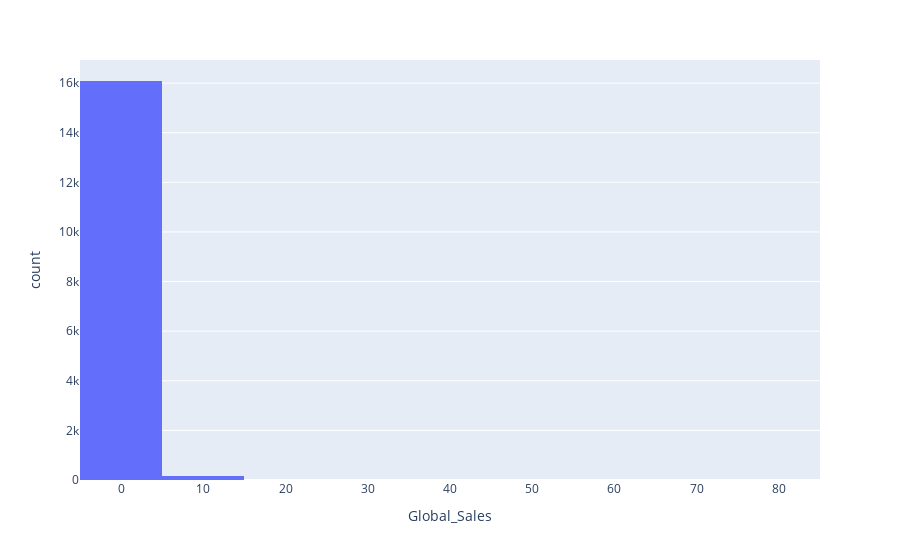

The notebook cell saved with this chart:
### Code cell
histo_fig

### Figure 1 — Plotly figure (JSON) as saved in the notebook; plotly's stock layout.template omitted (floating-point values rounded to 4 significant figures; data arrays with more than 128 entries replaced by an {"elided": "..."} marker saying what was removed)
{"data": [{"alignmentgroup": "True", "bingroup": "x", "hovertemplate": "Global_Sales=%{x}<br>count=%{y}<extra></extra>", "legendgroup": "", "marker": {"color": "#636efa", "pattern": {"shape": ""}}, "name": "", "nbinsx": 10, "offsetgroup": "", "orientation": "v", "showlegend": false, "type": "histogram", "x": {"elided": "16291 float values"}, "xaxis": "x", "yaxis": "y"}], "layout": {"barmode": "relative", "legend": {"tracegroupgap": 0}, "margin": {"t": 60}, "xaxis": {"anchor": "y", "domain": [0, 1], "title": {"text": "Global_Sales"}}, "yaxis": {"anchor": "x", "domain": [0, 1], "title": {"text": "count"}}}}
